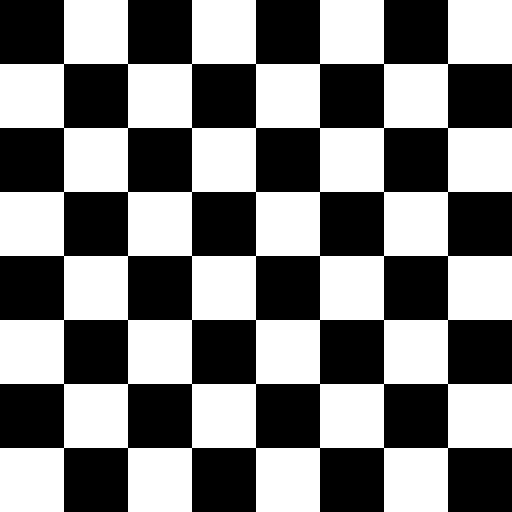
#> input picture projects/projects01/VisionSystem project 1/samples/sample_checkerboard.png, 512 x 512 px
$ python -i morphology.py   (imports and definitions only)
#> lines starting #> are read from the running program, lines starting #| are printed output that depends on the picture; after the words box and inside, x2 and y2 are one past the last pixel; in counts of white or black regions, pixels touching at a corner belong together
"""
Morphological Image Processing Module.
Implements binary morphology (Erosion, Dilation, Opening, Closing)
and advanced operations (Morphological Gradient, Top Hat, Black Hat, Skeletonization, Thinning, Hit-or-Miss).
"""

from typing import Tuple
import numpy as np
import cv2
from skimage.morphology import skeletonize, thin


def get_structuring_element(shape_str: str = "rect", size: int = 5) -> np.ndarray:
    """Creates a 2D morphological structuring element (kernel)."""
    k_size = max(1, size)
    if shape_str.lower() == "ellipse":
        return cv2.getStructuringElement(cv2.MORPH_ELLIPSE, (k_size, k_size))
    elif shape_str.lower() == "cross":
        return cv2.getStructuringElement(cv2.MORPH_CROSS, (k_size, k_size))
    else:  # rect
        return cv2.getStructuringElement(cv2.MORPH_RECT, (k_size, k_size))


def apply_binary_morphology(
    img: np.ndarray,
    operation: str = "erosion",
    kernel_shape: str = "rect",
    kernel_size: int = 5,
    iterations: int = 1
) -> np.ndarray:
    """
    Applies fundamental morphological operation:
    'erosion', 'dilation', 'opening', 'closing'
    """
    kernel = get_structuring_element(kernel_shape, kernel_size)
    op = operation.lower()

    if op == "erosion":
        return cv2.erode(img, kernel, iterations=iterations)
    elif op == "dilation":
        return cv2.dilate(img, kernel, iterations=iterations)
    elif op == "opening":
        return cv2.morphologyEx(img, cv2.MORPH_OPEN, kernel, iterations=iterations)
    elif op == "closing":
        return cv2.morphologyEx(img, cv2.MORPH_CLOSE, kernel, iterations=iterations)
    else:
        return img.copy()


def apply_advanced_morphology(
    img: np.ndarray,
    operation: str = "gradient",
    kernel_shape: str = "rect",
    kernel_size: int = 5
) -> np.ndarray:
    """
    Applies advanced morphological operation:
    'gradient', 'tophat', 'blackhat', 'skeletonization', 'thinning', 'hit_or_miss'
    """
    kernel = get_structuring_element(kernel_shape, kernel_size)
    op = operation.lower()

    # Binarize if grayscale/color for skeletonization/thinning
    if img.ndim == 3:
        gray = cv2.cvtColor(img, cv2.COLOR_RGB2GRAY)
    else:
        gray = img.copy()

    if op == "gradient":
        return cv2.morphologyEx(gray, cv2.MORPH_GRADIENT, kernel)
    elif op == "tophat":
        return cv2.morphologyEx(gray, cv2.MORPH_TOPHAT, kernel)
    elif op == "blackhat":
        return cv2.morphologyEx(gray, cv2.MORPH_BLACKHAT, kernel)
    elif op == "skeletonization":
        binary = (gray > 127).astype(np.uint8)
        skel = skeletonize(binary)
        return (skel * 255).astype(np.uint8)
    elif op == "thinning":
        binary = (gray > 127).astype(np.uint8)
        thinned = thin(binary)
        return (thinned * 255).astype(np.uint8)
    elif op == "hit_or_miss":
        # Hit-or-miss transform using cross kernel
        return cv2.morphologyEx(gray, cv2.MORPH_HITMISS, kernel)
    else:
        return gray

>>> import cv2
>>> picture = cv2.cvtColor(cv2.imread('../samples/sample_checkerboard.png'), cv2.COLOR_BGR2RGB)
#> picture is the input picture: shape (512, 512, 3); 50% white; 1 white region, box (x1, y1, x2, y2) and area: (0, 0, 512, 512) 131072
>>> result = apply_advanced_morphology(picture)
#> in apply_advanced_morphology, `return cv2.morphologyEx(gray, cv2.MORPH_GRADIENT, kernel)`:
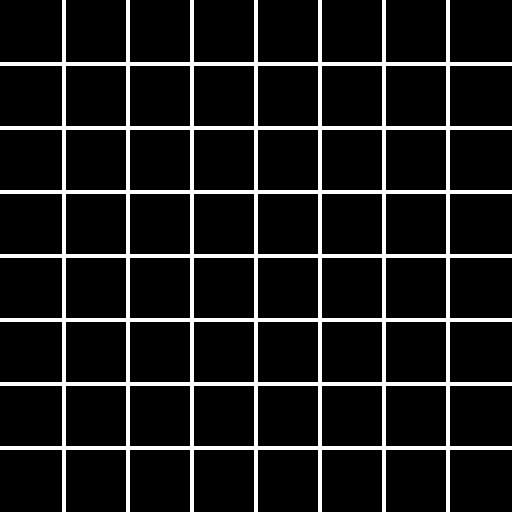
#> returned value: shape (512, 512); 10.6% white; 1 white region, box (x1, y1, x2, y2) and area: (0, 0, 512, 512) 27888
